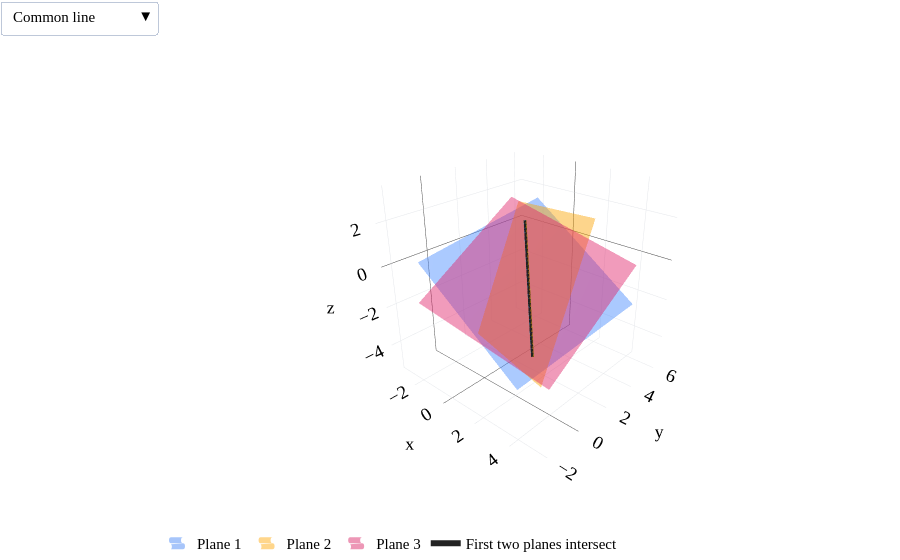

This figure's notebook cell:
### Code cell
fig=style_plotly(go.Figure(),renderer='plotly_mimetype')
# Draw a complete square patch in each plane's own coordinates.
# Using an x-y grid can produce very tall patches for steep planes.
center=np.array([1.,2.,-1.])
a=np.linspace(-3.5,3.5,25)
U,V=np.meshgrid(a,a)
examples=[((3,-4,7),-12),((3,-4,7),-11),((3,1,-2),7)]
patches=[]
for k,(third,d) in enumerate(examples):
    for (normal,rhs,color,name) in [((2,-1,3),-3,BLUE,'Plane 1'),((1,2,-1),6,ORANGE,'Plane 2'),(third,d,PINK,'Plane 3')]:
        normal=np.asarray(normal,dtype=float)
        unit=normal/np.linalg.norm(normal)
        reference=np.eye(3)[np.argmin(np.abs(unit))]
        u=np.cross(unit,reference)
        u/=np.linalg.norm(u)
        v=np.cross(unit,u)
        plane_center=center+(rhs-normal@center)/(normal@normal)*normal
        patch=plane_center[:,None,None]+u[:,None,None]*U+v[:,None,None]*V
        patches.append(patch)
        fig.add_trace(go.Surface(x=patch[0],y=patch[1],z=patch[2],colorscale=[[0,color],[1,color]],showscale=False,opacity=.45,name=name,showlegend=True,visible=k==0,hoverinfo='skip'))
    t=np.linspace(-2,2,80)
    fig.add_trace(go.Scatter3d(x=1-t,y=2+t,z=-1+t,mode='lines',line=dict(color='#222222',width=6),name='First two planes intersect',visible=k==0))
    fig.add_trace(go.Scatter3d(x=[1] if k==2 else [],y=[2] if k==2 else [],z=[-1] if k==2 else [],mode='markers',marker=dict(color='#222222',size=6),name='Unique solution',showlegend=k==2,visible=k==0))
buttons=[dict(label=label,method='update',args=[dict(visible=[j//5==k for j in range(15)])]) for k,label in enumerate(['Common line','No common point','One common point'])]
fig.update_layout(height=560,font=dict(family='Palatino',size=15),margin=dict(l=0,r=0,t=55,b=0),legend=dict(orientation='h',y=-.04),updatemenus=[dict(buttons=buttons,direction='down',x=0,y=1.13)],scene=dict(bgcolor='white',aspectmode='cube',camera=dict(eye=dict(x=1.6,y=-1.8,z=1.2))))
# Keep the same equally scaled bounds for every example, with room around
# every surface vertex so changing examples never clips a plane patch.
points=np.concatenate([patch.reshape(3,-1) for patch in patches],axis=1)
half_width=float(np.max(np.abs(points-center[:,None])))+0.75
axis=dict(backgroundcolor='white',gridcolor='#e5e7eb',showbackground=True)
fig.update_scenes(**{name+'axis':dict(title=name,range=[center[i]-half_width,center[i]+half_width],**axis) for i,name in enumerate(['x','y','z'])})
fig.show()

### Figure 1 — Plotly figure (JSON) as saved in the notebook; plotly's stock layout.template omitted (floating-point values rounded to 4 significant figures; data arrays with more than 128 entries replaced by an {"elided": "..."} marker saying what was removed)
{"data": [{"colorscale": [[0, "#3d81f6"], [1, "#3d81f6"]], "hoverinfo": "skip", "name": "Plane 1", "opacity": 0.45, "showlegend": true, "showscale": false, "type": "surface", "visible": true, "x": {"elided": "25x25 float values"}, "y": {"elided": "25x25 float values"}, "z": {"elided": "25x25 float values"}}, {"colorscale": [[0, "orange"], [1, "orange"]], "hoverinfo": "skip", "name": "Plane 2", "opacity": 0.45, "showlegend": true, "showscale": false, "type": "surface", "visible": true, "x": {"elided": "25x25 float values"}, "y": {"elided": "25x25 float values"}, "z": {"elided": "25x25 float values"}}, {"colorscale": [[0, "#d81a60"], [1, "#d81a60"]], "hoverinfo": "skip", "name": "Plane 3", "opacity": 0.45, "showlegend": true, "showscale": false, "type": "surface", "visible": true, "x": {"elided": "25x25 float values"}, "y": {"elided": "25x25 float values"}, "z": {"elided": "25x25 float values"}}, {"line": {"color": "#222222", "width": 6}, "mode": "lines", "name": "First two planes intersect", "type": "scatter3d", "visible": true, "x": [3.0, 2.949, 2.899, 2.848, 2.797, 2.747, 2.696, 2.646, 2.595, 2.544, 2.494, 2.443, 2.392, 2.342, 2.291, 2.241, 2.19, 2.139, 2.089, 2.038, 1.987, 1.937, 1.886, 1.835, 1.785, 1.734, 1.684, 1.633, 1.582, 1.532, 1.481, 1.43, 1.38, 1.329, 1.278, 1.228, 1.177, 1.127, 1.076, 1.025, 0.9747, 0.9241, 0.8734, 0.8228, 0.7722, 0.7215, 0.6709, 0.6203, 0.5696, 0.519, 0.4684, 0.4177, 0.3671, 0.3165, 0.2658, 0.2152, 0.1646, 0.1139, 0.06329, 0.01266, -0.03797, -0.08861, -0.1392, -0.1899, -0.2405, -0.2911, -0.3418, -0.3924, -0.443, -0.4937, -0.5443, -0.5949, -0.6456, -0.6962, -0.7468, -0.7975, -0.8481, -0.8987, -0.9494, -1.0], "y": [0.0, 0.05063, 0.1013, 0.1519, 0.2025, 0.2532, 0.3038, 0.3544, 0.4051, 0.4557, 0.5063, 0.557, 0.6076, 0.6582, 0.7089, 0.7595, 0.8101, 0.8608, 0.9114, 0.962, 1.013, 1.063, 1.114, 1.165, 1.215, 1.266, 1.316, 1.367, 1.418, 1.468, 1.519, 1.57, 1.62, 1.671, 1.722, 1.772, 1.823, 1.873, 1.924, 1.975, 2.025, 2.076, 2.127, 2.177, 2.228, 2.278, 2.329, 2.38, 2.43, 2.481, 2.532, 2.582, 2.633, 2.684, 2.734, 2.785, 2.835, 2.886, 2.937, 2.987, 3.038, 3.089, 3.139, 3.19, 3.241, 3.291, 3.342, 3.392, 3.443, 3.494, 3.544, 3.595, 3.646, 3.696, 3.747, 3.797, 3.848, 3.899, 3.949, 4.0], "z": [-3.0, -2.949, -2.899, -2.848, -2.797, -2.747, -2.696, -2.646, -2.595, -2.544, -2.494, -2.443, -2.392, -2.342, -2.291, -2.241, -2.19, -2.139, -2.089, -2.038, -1.987, -1.937, -1.886, -1.835, -1.785, -1.734, -1.684, -1.633, -1.582, -1.532, -1.481, -1.43, -1.38, -1.329, -1.278, -1.228, -1.177, -1.127, -1.076, -1.025, -0.9747, -0.9241, -0.8734, -0.8228, -0.7722, -0.7215, -0.6709, -0.6203, -0.5696, -0.519, -0.4684, -0.4177, -0.3671, -0.3165, -0.2658, -0.2152, -0.1646, -0.1139, -0.06329, -0.01266, 0.03797, 0.08861, 0.1392, 0.1899, 0.2405, 0.2911, 0.3418, 0.3924, 0.443, 0.4937, 0.5443, 0.5949, 0.6456, 0.6962, 0.7468, 0.7975, 0.8481, 0.8987, 0.9494, 1.0]}, {"marker": {"color": "#222222", "size": 6}, "mode": "markers", "name": "Unique solution", "showlegend": false, "type": "scatter3d", "visible": true, "x": [], "y": [], "z": []}, {"colorscale": [[0, "#3d81f6"], [1, "#3d81f6"]], "hoverinfo": "skip", "name": "Plane 1", "opacity": 0.45, "showlegend": true, "showscale": false, "type": "surface", "visible": false, "x": {"elided": "25x25 float values"}, "y": {"elided": "25x25 float values"}, "z": {"elided": "25x25 float values"}}, {"colorscale": [[0, "orange"], [1, "orange"]], "hoverinfo": "skip", "name": "Plane 2", "opacity": 0.45, "showlegend": true, "showscale": false, "type": "surface", "visible": false, "x": {"elided": "25x25 float values"}, "y": {"elided": "25x25 float values"}, "z": {"elided": "25x25 float values"}}, {"colorscale": [[0, "#d81a60"], [1, "#d81a60"]], "hoverinfo": "skip", "name": "Plane 3", "opacity": 0.45, "showlegend": true, "showscale": false, "type": "surface", "visible": false, "x": {"elided": "25x25 float values"}, "y": {"elided": "25x25 float values"}, "z": {"elided": "25x25 float values"}}, {"line": {"color": "#222222", "width": 6}, "mode": "lines", "name": "First two planes intersect", "type": "scatter3d", "visible": false, "x": [3.0, 2.949, 2.899, 2.848, 2.797, 2.747, 2.696, 2.646, 2.595, 2.544, 2.494, 2.443, 2.392, 2.342, 2.291, 2.241, 2.19, 2.139, 2.089, 2.038, 1.987, 1.937, 1.886, 1.835, 1.785, 1.734, 1.684, 1.633, 1.582, 1.532, 1.481, 1.43, 1.38, 1.329, 1.278, 1.228, 1.177, 1.127, 1.076, 1.025, 0.9747, 0.9241, 0.8734, 0.8228, 0.7722, 0.7215, 0.6709, 0.6203, 0.5696, 0.519, 0.4684, 0.4177, 0.3671, 0.3165, 0.2658, 0.2152, 0.1646, 0.1139, 0.06329, 0.01266, -0.03797, -0.08861, -0.1392, -0.1899, -0.2405, -0.2911, -0.3418, -0.3924, -0.443, -0.4937, -0.5443, -0.5949, -0.6456, -0.6962, -0.7468, -0.7975, -0.8481, -0.8987, -0.9494, -1.0], "y": [0.0, 0.05063, 0.1013, 0.1519, 0.2025, 0.2532, 0.3038, 0.3544, 0.4051, 0.4557, 0.5063, 0.557, 0.6076, 0.6582, 0.7089, 0.7595, 0.8101, 0.8608, 0.9114, 0.962, 1.013, 1.063, 1.114, 1.165, 1.215, 1.266, 1.316, 1.367, 1.418, 1.468, 1.519, 1.57, 1.62, 1.671, 1.722, 1.772, 1.823, 1.873, 1.924, 1.975, 2.025, 2.076, 2.127, 2.177, 2.228, 2.278, 2.329, 2.38, 2.43, 2.481, 2.532, 2.582, 2.633, 2.684, 2.734, 2.785, 2.835, 2.886, 2.937, 2.987, 3.038, 3.089, 3.139, 3.19, 3.241, 3.291, 3.342, 3.392, 3.443, 3.494, 3.544, 3.595, 3.646, 3.696, 3.747, 3.797, 3.848, 3.899, 3.949, 4.0], "z": [-3.0, -2.949, -2.899, -2.848, -2.797, -2.747, -2.696, -2.646, -2.595, -2.544, -2.494, -2.443, -2.392, -2.342, -2.291, -2.241, -2.19, -2.139, -2.089, -2.038, -1.987, -1.937, -1.886, -1.835, -1.785, -1.734, -1.684, -1.633, -1.582, -1.532, -1.481, -1.43, -1.38, -1.329, -1.278, -1.228, -1.177, -1.127, -1.076, -1.025, -0.9747, -0.9241, -0.8734, -0.8228, -0.7722, -0.7215, -0.6709, -0.6203, -0.5696, -0.519, -0.4684, -0.4177, -0.3671, -0.3165, -0.2658, -0.2152, -0.1646, -0.1139, -0.06329, -0.01266, 0.03797, 0.08861, 0.1392, 0.1899, 0.2405, 0.2911, 0.3418, 0.3924, 0.443, 0.4937, 0.5443, 0.5949, 0.6456, 0.6962, 0.7468, 0.7975, 0.8481, 0.8987, 0.9494, 1.0]}, {"marker": {"color": "#222222", "size": 6}, "mode": "markers", "name": "Unique solution", "showlegend": false, "type": "scatter3d", "visible": false, "x": [], "y": [], "z": []}, {"colorscale": [[0, "#3d81f6"], [1, "#3d81f6"]], "hoverinfo": "skip", "name": "Plane 1", "opacity": 0.45, "showlegend": true, "showscale": false, "type": "surface", "visible": false, "x": {"elided": "25x25 float values"}, "y": {"elided": "25x25 float values"}, "z": {"elided": "25x25 float values"}}, {"colorscale": [[0, "orange"], [1, "orange"]], "hoverinfo": "skip", "name": "Plane 2", "opacity": 0.45, "showlegend": true, "showscale": false, "type": "surface", "visible": false, "x": {"elided": "25x25 float values"}, "y": {"elided": "25x25 float values"}, "z": {"elided": "25x25 float values"}}, {"colorscale": [[0, "#d81a60"], [1, "#d81a60"]], "hoverinfo": "skip", "name": "Plane 3", "opacity": 0.45, "showlegend": true, "showscale": false, "type": "surface", "visible": false, "x": {"elided": "25x25 float values"}, "y": {"elided": "25x25 float values"}, "z": {"elided": "25x25 float values"}}, {"line": {"color": "#222222", "width": 6}, "mode": "lines", "name": "First two planes intersect", "type": "scatter3d", "visible": false, "x": [3.0, 2.949, 2.899, 2.848, 2.797, 2.747, 2.696, 2.646, 2.595, 2.544, 2.494, 2.443, 2.392, 2.342, 2.291, 2.241, 2.19, 2.139, 2.089, 2.038, 1.987, 1.937, 1.886, 1.835, 1.785, 1.734, 1.684, 1.633, 1.582, 1.532, 1.481, 1.43, 1.38, 1.329, 1.278, 1.228, 1.177, 1.127, 1.076, 1.025, 0.9747, 0.9241, 0.8734, 0.8228, 0.7722, 0.7215, 0.6709, 0.6203, 0.5696, 0.519, 0.4684, 0.4177, 0.3671, 0.3165, 0.2658, 0.2152, 0.1646, 0.1139, 0.06329, 0.01266, -0.03797, -0.08861, -0.1392, -0.1899, -0.2405, -0.2911, -0.3418, -0.3924, -0.443, -0.4937, -0.5443, -0.5949, -0.6456, -0.6962, -0.7468, -0.7975, -0.8481, -0.8987, -0.9494, -1.0], "y": [0.0, 0.05063, 0.1013, 0.1519, 0.2025, 0.2532, 0.3038, 0.3544, 0.4051, 0.4557, 0.5063, 0.557, 0.6076, 0.6582, 0.7089, 0.7595, 0.8101, 0.8608, 0.9114, 0.962, 1.013, 1.063, 1.114, 1.165, 1.215, 1.266, 1.316, 1.367, 1.418, 1.468, 1.519, 1.57, 1.62, 1.671, 1.722, 1.772, 1.823, 1.873, 1.924, 1.975, 2.025, 2.076, 2.127, 2.177, 2.228, 2.278, 2.329, 2.38, 2.43, 2.481, 2.532, 2.582, 2.633, 2.684, 2.734, 2.785, 2.835, 2.886, 2.937, 2.987, 3.038, 3.089, 3.139, 3.19, 3.241, 3.291, 3.342, 3.392, 3.443, 3.494, 3.544, 3.595, 3.646, 3.696, 3.747, 3.797, 3.848, 3.899, 3.949, 4.0], "z": [-3.0, -2.949, -2.899, -2.848, -2.797, -2.747, -2.696, -2.646, -2.595, -2.544, -2.494, -2.443, -2.392, -2.342, -2.291, -2.241, -2.19, -2.139, -2.089, -2.038, -1.987, -1.937, -1.886, -1.835, -1.785, -1.734, -1.684, -1.633, -1.582, -1.532, -1.481, -1.43, -1.38, -1.329, -1.278, -1.228, -1.177, -1.127, -1.076, -1.025, -0.9747, -0.9241, -0.8734, -0.8228, -0.7722, -0.7215, -0.6709, -0.6203, -0.5696, -0.519, -0.4684, -0.4177, -0.3671, -0.3165, -0.2658, -0.2152, -0.1646, -0.1139, -0.06329, -0.01266, 0.03797, 0.08861, 0.1392, 0.1899, 0.2405, 0.2911, 0.3418, 0.3924, 0.443, 0.4937, 0.5443, 0.5949, 0.6456, 0.6962, 0.7468, 0.7975, 0.8481, 0.8987, 0.9494, 1.0]}, {"marker": {"color": "#222222", "size": 6}, "mode": "markers", "name": "Unique solution", "showlegend": true, "type": "scatter3d", "visible": false, "x": [1], "y": [2], "z": [-1]}], "layout": {"colorway": ["#3d81f6", "orange", "#d81a60"], "font": {"color": "black", "family": "Palatino", "size": 15}, "height": 560, "legend": {"orientation": "h", "y": -0.04}, "margin": {"b": 0, "l": 0, "r": 0, "t": 55}, "paper_bgcolor": "white", "plot_bgcolor": "white", "scene": {"aspectmode": "cube", "bgcolor": "white", "camera": {"eye": {"x": 1.6, "y": -1.8, "z": 1.2}}, "xaxis": {"backgroundcolor": "white", "gridcolor": "#e5e7eb", "range": [-3.52, 5.52], "showbackground": true, "title": {"text": "x"}}, "yaxis": {"backgroundcolor": "white", "gridcolor": "#e5e7eb", "range": [-2.52, 6.52], "showbackground": true, "title": {"text": "y"}}, "zaxis": {"backgroundcolor": "white", "gridcolor": "#e5e7eb", "range": [-5.52, 3.52], "showbackground": true, "title": {"text": "z"}}}, "updatemenus": [{"buttons": [{"args": [{"visible": [true, true, true, true, true, false, false, false, false, false, false, false, false, false, false]}], "label": "Common line", "method": "update"}, {"args": [{"visible": [false, false, false, false, false, true, true, true, true, true, false, false, false, false, false]}], "label": "No common point", "method": "update"}, {"args": [{"visible": [false, false, false, false, false, false, false, false, false, false, true, true, true, true, true]}], "label": "One common point", "method": "update"}], "direction": "down", "x": 0, "y": 1.13}], "xaxis": {"gridcolor": "#e5e7eb", "zerolinecolor": "#9ca3af"}, "yaxis": {"gridcolor": "#e5e7eb", "zerolinecolor": "#9ca3af"}}}
